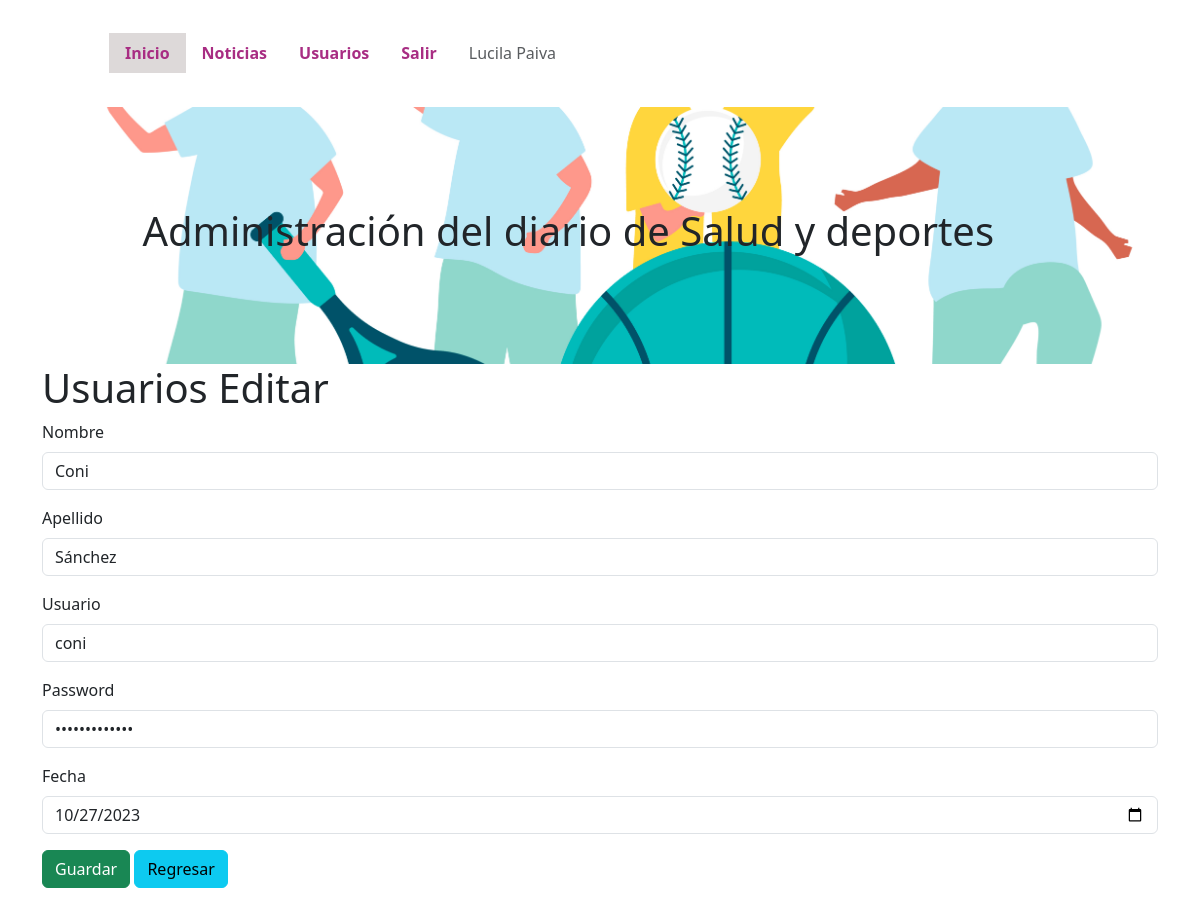
Page /admin/usuarios_editar.php?id_usuario=17 (signed in) on the committed database.
### tables this page shows
CREATE TABLE `usuarios` (
  `id_usuario` int(11) NOT NULL,
  `nombre` varchar(30) NOT NULL,
  `apellido` varchar(30) NOT NULL,
  `usuario` varchar(30) NOT NULL,
  `password` varchar(30) NOT NULL,
  `tipo_usuario` varchar(10) NOT NULL,
  `fecha` date DEFAULT NULL
);

### admin/usuarios_editar.php (the view, shortened to what this page needs)
<?php
extract($_REQUEST);
?>
<!DOCTYPE html>
<html lang="es">
<head>
    <link href="../lib/bootstrap-5.3.2/css/bootstrap.min.css" rel="stylesheet">
    <link href="https://cdn.jsdelivr.net/npm/summernote@0.8.18/dist/summernote.min.css" rel="stylesheet">
</head>
<body>
    <div class="container">
        <?php require("menu.php"); ?>
        <h1>Usuarios Editar</h1>
        <?php
        require("conexion.php");
        $conexion = mysqli_connect($server_db, $usuario_db, $password_db)
            or die("No se puede conectar con el servidor");
        mysqli_select_db($conexion, $base_db)
            or die("No se puede seleccionar la base de datos");
        $instruccion="select * from usuarios where id_usuario=$id_usuario";
        $consulta=mysqli_query($conexion,$instruccion) or die("no pudo consultar");
        $resultado=mysqli_fetch_array($consulta);
        ?>
        <form action="usuarios_editar_guardar.php" method="post" enctype="multipart/form-data">
            <div class="mb-3">
                <label for="nombre" class="form-label">Nombre</label>
                <input type="text" class="form-control" id="nombre" name="nombre" placeholder="nombre" required value="<?php print($resultado['nombre']);?>">
            </div>
            <div class="mb-3">
                <label for="apellido" class="form-label">Apellido</label>
                <input type="text" class="form-control" id="apellido" name="apellido" required value="<?php print($resultado['apellido']);?>">
            </div>
            <div class="mb-3">
                <label for="usuario" class="form-label">Usuario</label>
                <input type="text" class="form-control" id="usuario" name="usuario" required value="<?php print($resultado['usuario']);?>">
            </div>
            <div class="mb-3">
                <label for="password" class="form-label">Password</label>
                <input type="password" class="form-control" id="password" name="password" required value="<?php print($resultado['password']);?>">
            </div>
            <div class="mb-3">
                <label for="fecha" class="form-label">Fecha</label>
                <input type="date" class="form-control" id="fecha" name="fecha" required value="<?php print($resultado['fecha']);?>">
            </div>
            <div class="mb-3">
                <input type="submit" class="btn btn-success" id="enviar" name="enviar" value="Guardar">
                <a href="usuarios.php" class="btn btn-info">Regresar</a>
            </div>
        </form>
    </div>
</body>
</html>

### rows in the picture
usuarios: nombre "Coni", apellido "Sánchez", usuario "coni", fecha "10/27/2023"

### other values in the picture
$_SESSION['nombre'] "Lucila"
$_SESSION['apellido'] "Paiva"
